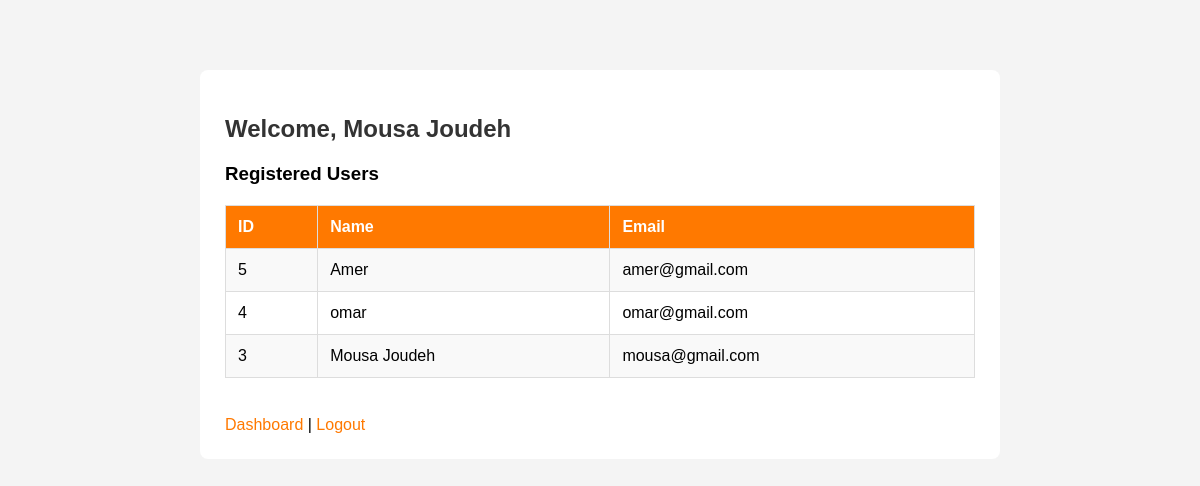
The app's page /users.php (signed in) with its own data.
### tables this page shows
CREATE TABLE `users` (
  `id` int(11) NOT NULL,
  `name` varchar(100) NOT NULL,
  `email` varchar(100) NOT NULL,
  `password` varchar(255) NOT NULL,
  `is_admin` tinyint(1) NOT NULL DEFAULT 0
);

### includes/helpers.php (called while the page is built, shortened)
<?php
function e(mixed $value): string
{
    return htmlspecialchars((string)($value ?? ''), ENT_QUOTES | ENT_SUBSTITUTE, 'UTF-8');
}

### includes/bootstrap.php (called while the page is built, shortened)
<?php
require_once __DIR__ . '/../models/User.php';
require_once __DIR__ . '/helpers.php';
try {
    $database = new Database();
    $pdo = $database->connect();
    $userModel = new User($pdo);
} catch (PDOException $e) {
    error_log($e->getMessage());
    http_response_code(500);
    exit('Database connection failed. Check config/Database.php.');
}

### models/User.php (called while the page is built, shortened)
<?php
class User
{
    public function all(): array
    {
        return $this->db->query("SELECT id, name, email FROM users ORDER BY id DESC")->fetchAll();
    }
}

### users.php (the view, shortened to what this page needs)
<?php
require_once __DIR__ . '/includes/bootstrap.php';
$users = $userModel->all();
?>
<!DOCTYPE html>
<html lang="en">
<head>
    <link rel="stylesheet" href="style.css">
</head>
<body>
    <div class="users-container">
        <h2>Welcome, <?= e($_SESSION['user_name']) ?></h2>
        <h3>Registered Users</h3>
        <table>
            <tr>
                <th>ID</th>
                <th>Name</th>
                <th>Email</th>
            </tr>
            <?php foreach ($users as $user): ?><tr>
                <td><?= (int)$user['id'] ?></td>
                <td><?= e($user['name']) ?></td>
                <td><?= e($user['email']) ?></td>
            </tr><?php endforeach; ?>
        </table><br><a href="dashboard.php">Dashboard</a> | <a href="logout.php">Logout</a>
    </div>
</body>
</html>

### style.css (style rules this page uses)
* { box-sizing: border-box; }
body { font-family: Arial, sans-serif; background-color: #f4f4f4; margin: 0; padding: 20px; }
h2 { color: #333; }
a { color: #ff7900; text-decoration: none; }
.users-container { max-width: 800px; margin: 50px auto; padding: 25px; background-color: white; border-radius: 8px; }
table { width: 100%; border-collapse: collapse; margin: 20px 0; }
th, td { padding: 12px; border: 1px solid #ddd; text-align: left; overflow-wrap: anywhere; }
th { background-color: #ff7900; color: white; }
tr:nth-child(even) { background-color: #f9f9f9; }

### records on screen
users: id "5", name "Amer", email "amer@gmail.com"
users: id "4", name "omar", email "omar@gmail.com"
users: id "3", name "Mousa Joudeh", email "mousa@gmail.com"

### other values on screen
$_SESSION['user_name'] "Mousa Joudeh"
